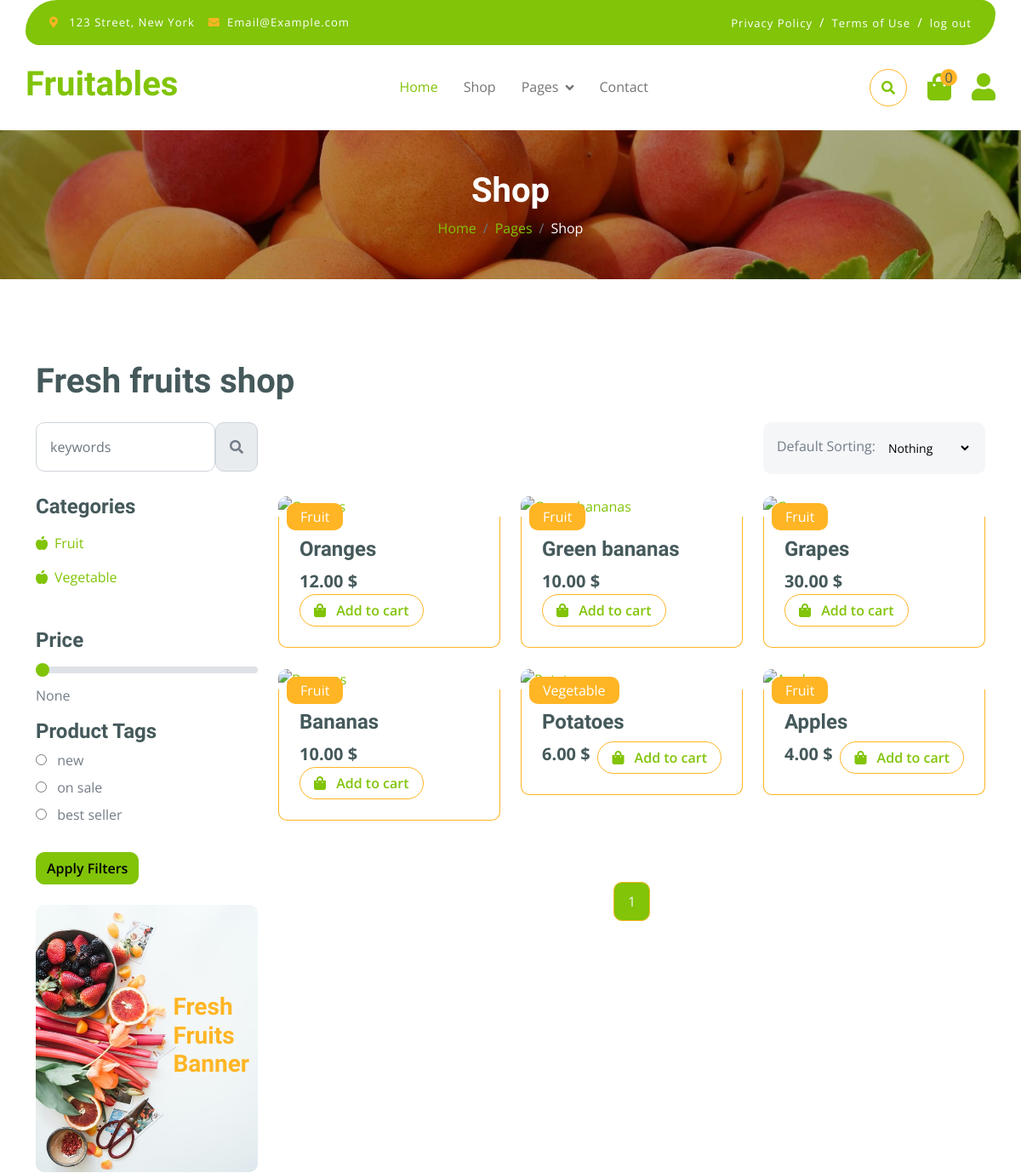
Before: /store/category/ (upper part) with the older database file.
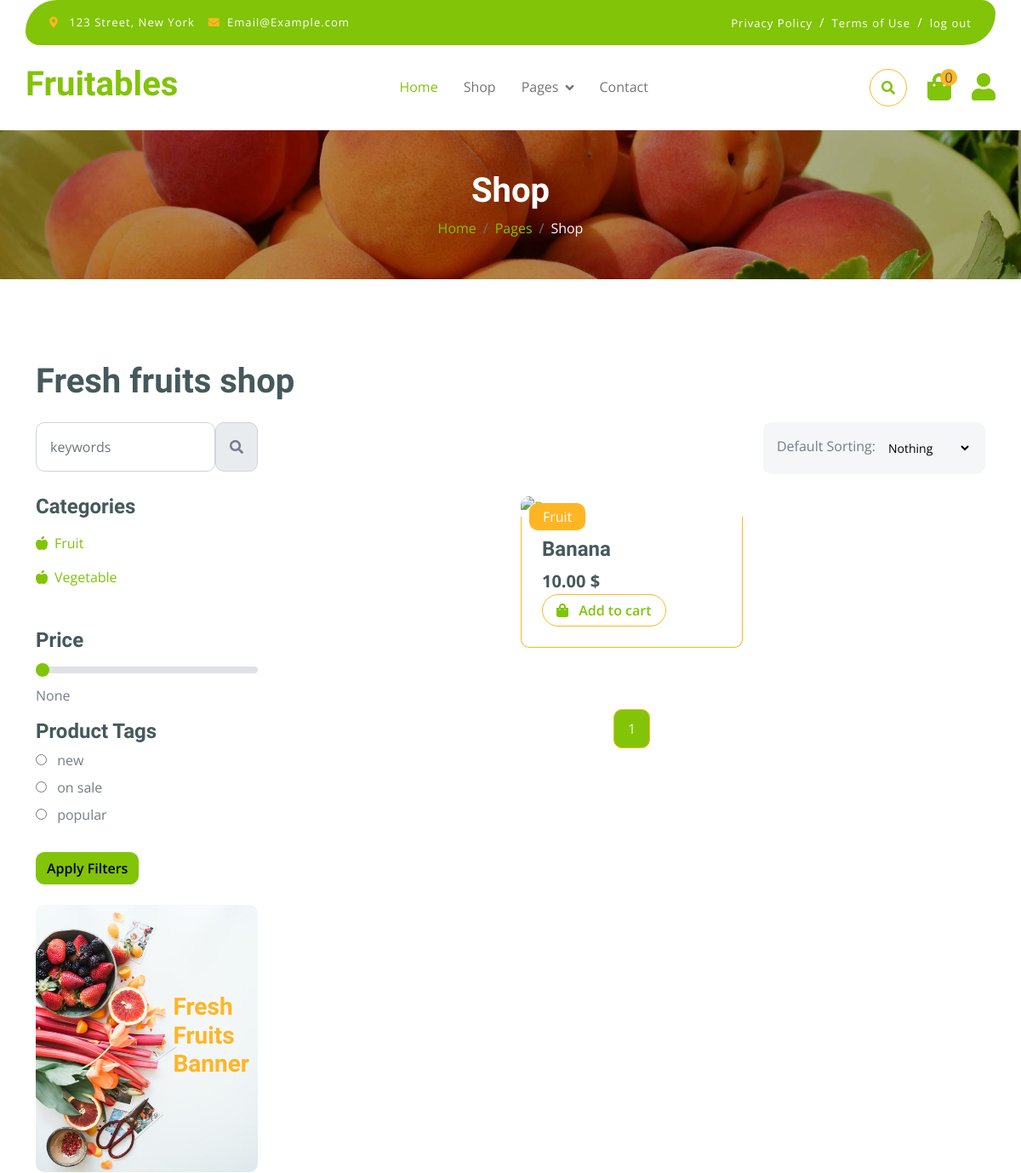
After: the same page with the newer database file.
### store/models.py (models this page shows, shortened)
class Category(MPTTModel):
    title = models.CharField(max_length=100)
    category_id = models.AutoField(primary_key=True)
    parent = TreeForeignKey('self', on_delete=models.CASCADE, null=True, blank=True, related_name='children')
    slug = models.SlugField(unique=True)
    class MPTTMeta:
        order_insertion_by = ['title']
    class Meta:
        verbose_name = 'Category'
        verbose_name_plural = 'Categories'

class ProductTags(models.Model):
    name = models.CharField(max_length=100)
    class Meta:
        verbose_name = 'Product Tag'
        verbose_name_plural = 'Product Tags'

class Product(models.Model):
    name = models.CharField(max_length=100)
    created_at = models.DateTimeField(auto_now_add=True)
    description = models.TextField()
    price = models.DecimalField(max_digits=5, decimal_places=2)
    categories = models.ManyToManyField(Category)
    product_id = models.AutoField(primary_key=True)
    product_image = VersatileImageField('Image', upload_to="store/product_images/")
    quantity = models.IntegerField()
    is_available = models.BooleanField(default=True)
    tag = models.ManyToManyField(ProductTags)
    slug = models.SlugField(unique=True,  default=uuid.uuid1)

### store/category_view.py (the view)
# urls.py: path('category/', cache_page(60 * 10)(CategoryView.as_view()), name="category"),
class CategoryView(PaginatedListView, ProductQuerySetMixin, CategoryQuerySetMixin, FilterMixin):
    template_name = 'shop.html'
    context_object_name = 'products'
    paginate_by = 9
    category = None
    def get_queryset(self) -> QuerySet:
        queryset = self.get_base_queryset()
        category_slug = self.kwargs.get('slug')
        if category_slug:
            self.category = get_object_or_404(
                self.get_category_queryset(),
                slug=category_slug
            )
            queryset = queryset.filter(categories=self.category)
        else:
            self.category = None
        filter_params = FilterParams.from_request(self.request)
        if filter_params.query:
            queryset = self.apply_search(queryset, filter_params.query)
        queryset = self.apply_price_filter(queryset, filter_params.price)
        queryset = self.apply_tag_filter(queryset, filter_params.tag_id)
        queryset = self.apply_sorting(queryset, filter_params.sort_by)
        return queryset.distinct()
    def get_context_data(self, **kwargs) -> Dict[str, Any]:
        context = super().get_context_data(**kwargs)
        filter_params = FilterParams.from_request(self.request)
        context['category'] = self.category
        context['subcategories'] = (
            self.category.get_children() if self.category
            else self.get_category_queryset().filter(parent__isnull=True)
        )
        context.update({
            'selected_sort': filter_params.sort_by,
            'selected_price': int(
                filter_params.price) if filter_params.price and filter_params.price.isdigit() else None,
            'selected_tag_id': int(
                filter_params.tag_id) if filter_params.tag_id and filter_params.tag_id.isdigit() else None,
            'query': filter_params.query,
            'tags': ProductTags.objects.all(),
        })
        return context

### store/templates/shop.html (shortened to what this page needs)
{% extends 'base.html' %}
{% load static %}
{% block header_title %}
Shop
{% endblock %}
{% block breadcrumb %}{% if category %}
        {{ category.title }}
    {% else %}
        Shop
    {% endif %}{% endblock %}
{% block content %}
        <div class="container-fluid fruite py-5">
            <div class="container py-5">
                <h1 class="mb-4">Fresh fruits shop</h1>
                <div class="row g-4">
                    <div class="col-lg-12">
                        <div class="row g-4">
                            <div class="col-xl-3">
                                <div class="input-group w-100 mx-auto d-flex">
                                    <form method="GET" action="" class="d-flex w-100">
                                    <input type="search" name="q" class="form-control p-3" placeholder="keywords" aria-describedby="search-icon-1">
                                    <button type="submit" id="search-icon-1" class="input-group-text p-3"><i class="fa fa-search"></i></button>
                                    </form>
                                </div>
                            </div>
                            <div class="col-6"></div>
                            <div class="col-xl-3">
                                <div class="bg-light ps-3 py-3 rounded d-flex justify-content-between mb-4">
                                    <label for="fruits">Default Sorting:</label>
                                    <form method="GET" class="d-flex align-items-center">
                                    <select name="sort" class="border-0 form-select-sm bg-light me-3" onchange="this.form.submit()">
                                        <option value="" {% if not selected_sort %}selected{% endif %}>Nothing</option>
                                    </select>
                                </form>
                                </div>
                            </div>
                        </div>
                        <div class="row g-4">
                            <div class="col-lg-3">
                                <div class="row g-4">
                                    <div class="col-lg-12">
                                        <div class="mb-3">
                                            <h4>Categories</h4>
                                            <ul class="list-unstyled fruite-categorie">
                                                {% for sub_category in subcategories %}
                                                <li>
                                                    <div class="d-flex justify-content-between fruite-name">
                                                        <a href="{% url 'store:category' sub_category.slug %}"><i class="fas fa-apple-alt me-2"></i>{{sub_category.title}}</a>
                                                    </div>
                                                </li>
                                                {% endfor %}
                                            </ul>
                                        </div>
                                    </div>
                                     <form method="GET" action="">
                                    <div class="col-lg-12">
                                        <div class="mb-3">
                                            <h4 class="mb-2">Price</h4>
                                            <input
                                            type="range"
                                            class="form-range w-100"
                                            id="rangeInput"
                                            name="price"
                                            min="0"
                                            max="500"
                                            value="{{ selected_price|default:0 }}"
                                            oninput="amount.value=rangeInput.value"
                                        >
                                            <output id="amount" name="amount" for="rangeInput">{{selected_price}}</output>
                                        </div>
                                    </div>
                                    <div class="col-lg-12">
                                        <div class="mb-3">
                                            <h4>Product Tags</h4>
                                             {% for tag in product_tags %}
                                             <div class="mb-2">
                                                <input
                                                    type="radio"
                                                    class="me-2"
                                                    id="Categories-{{ tag.id }}"
                                                    name="tag"
                                                    value="{{ tag.id }}"
                                                >
                                                <label for="Categories-{{ tag.id }}"> {{ tag.name }}</label>
                                            </div>
                                        {% empty %}
                                            <p>No tags available</p>
                                        {% endfor %}
                                        </div>
                                    </div>
                                         <button type="submit" class="btn btn-primary mt-3">Apply Filters</button>
                                     </form>
                                    <div class="col-lg-12">
                                        <div class="position-relative">
                                            <img src="{% static 'img/banner-fruits.jpg' %}" class="img-fluid w-100 rounded" alt="">
                                            <div class="position-absolute" style="top: 50%; right: 10px; transform: translateY(-50%);">
                                                <h3 class="text-secondary fw-bold">Fresh <br> Fruits <br> Banner</h3>
                                            </div>
                                        </div>
                                    </div>
                                </div>
                            </div>
                            <div class="col-lg-9">
                                <div class="row g-4 justify-content-center">
                                    {% for product in products %}
                                    <div class="col-md-6 col-lg-6 col-xl-4">
                                        <div class="rounded position-relative fruite-item">
                                            <a href="{% url 'store:product' product.slug %}">
                                                <div class="fruite-img">
                                                </div>
                                            </a>
                                             <div class="text-white bg-secondary px-3 py-1 rounded position-absolute" style="top: 10px; left: 10px;">
                                                {% for category in product.categories.all %}
                                                    {% with parent_category=category.get_parents|last %}
                                                        {% if parent_category %}
                                                            {{ parent_category.title }}
                                                        {% else %}
                                                            {{ category.title }}
                                                        {% endif %}
                                                    {% endwith %}
                                                {% endfor %}
                                            </div>
                                            <div class="p-4 border border-secondary border-top-0 rounded-bottom">
                                                <h4>{{ product.name }}</h4>
                                                <div class="d-flex justify-content-between flex-lg-wrap">
                                                    <p class="text-dark fs-5 fw-bold mb-0">{{ product.price }} $</p>
                                                    {% if product.quantity > 0 %}
                                                    <form method="post" action="{% url 'order_app:add-to-cart' product.product_id %}">
                                                        <button  class="btn border border-secondary rounded-pill px-3 text-primary">
                                                            <i class="fa fa-shopping-bag me-2 text-primary"></i> Add to cart </button>
                                                    </form>
                                                    {% else %}
                                                        <button class="btn border border-secondary rounded-pill px-3 text-secondary" disabled>
                                                            <i class="fa fa-shopping-bag me-2"></i> Out of stock
                                                        </button>
                                                    {% endif %}
                                                </div>
                                            </div>
                                        </div>
                                    </div>
                                    {% empty %}
                                    <p>No products found.</p>
                                    {% endfor %}
                                    <div class="col-12">
    <div class="pagination d-flex justify-content-center mt-5">
    {% for page_num in page_range %}
        {% if page_num == page_obj.number %}
            <a href="?page={{ page_num }}{{ query_params }}" class="active rounded">{{ page_num }}</a>
        {% endif %}
    {% endfor %}
</div>
</div>
                                </div>
                            </div>
                        </div>
                    </div>
                </div>
            </div>
        </div>
{% endblock %}

Changed rows visible on the page:
removed Product: name "Oranges", price "12.00", quantity 23 (drawn), Category (title "Fruit")
removed Product: name "Green bananas", price "10.00", quantity 150 (drawn), Category (title "Fruit")
removed Product: name "Grapes", price "30.00", quantity 20 (drawn), Category (title "Fruit")
removed Product: name "Bananas", price "10.00", quantity 4 (drawn), Category (title "Fruit")
removed Product: name "Potatoes", price "6.00", quantity 5 (drawn), Category (title "Vegetable")
removed Product: name "Apples", price "4.00", quantity 3 (drawn), Category (title "Fruit")
changed ProductTags: tag "☐ best seller" → "☐ popular"; name "best seller" → "popular"
added Product: name "Banana", price "10.00", quantity 10 (drawn), Category (title "Fruit")
